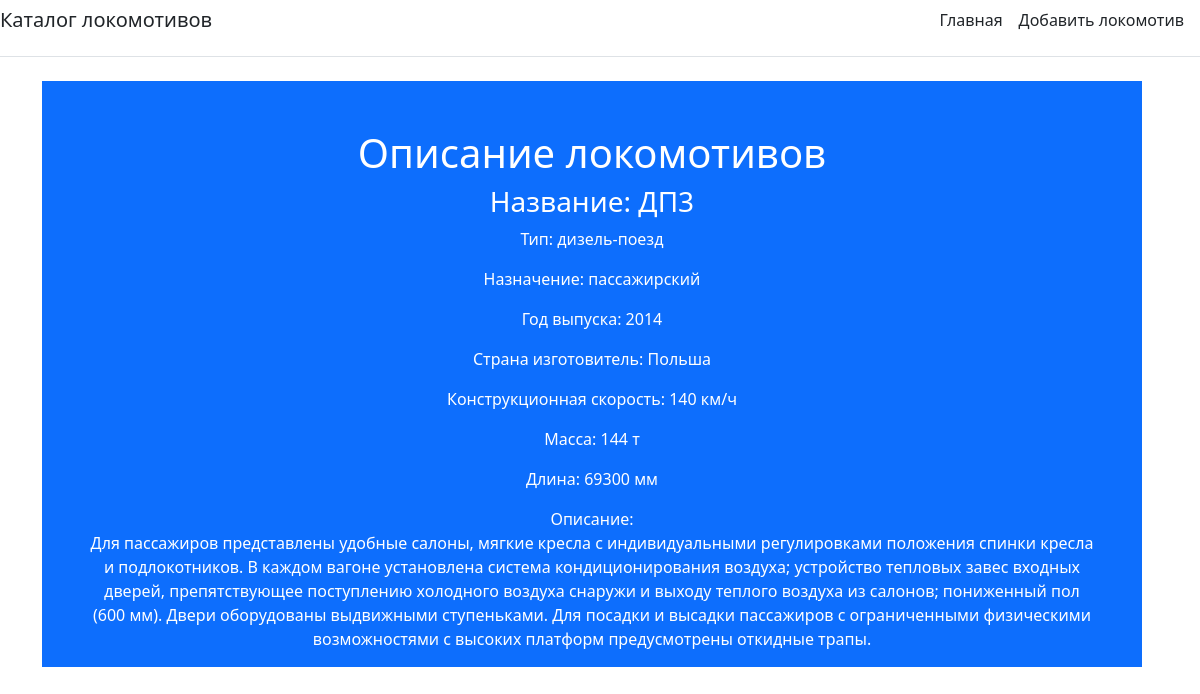
/about/6/, run on the app's committed database.
### main/models.py (models this page shows)
class Locomotive(models.Model):
    name_loc = models.CharField('Название:', max_length=50)
    type_loc = models.CharField('Тип:', max_length=50)
    function_loc = models.CharField('Назначение:', max_length=50)
    year = models.IntegerField('Год выпуска, год:')
    country_loc = models.CharField('Страна изготовитель:', max_length=50)
    construction_speed = models.IntegerField('Конструкционная скорость, км/ч:', max_length=50)
    weight_loc = models.IntegerField('Масса, т:', max_length=50)
    length_loc = models.IntegerField('Длина, мм:', max_length=50)
    description = models.TextField('Описание:')
    def __str__(self):
        return self.name_loc
    class Meta:
        verbose_name = 'Локомотив'
        verbose_name_plural = 'Локомотивы'

### main/views.py (the view)
# urls.py: path('about/<int:locomotive_id>/', views.about, name='about'),
def about(request, locomotive_id):
    locomotive = get_object_or_404(Locomotive, id=locomotive_id)
    print(locomotive)
    return render(request, 'main/about.html', {'title': 'Описание локомотива', 'locomotive': locomotive})

### main/templates/main/about.html (shortened to what this page needs)
{% extends 'main/base.html' %}
{% block content %}
<div class="bg-primary me-md-3 pt-3 px-3 pt-md-5 px-md-5 text-center text-white overflow-hidden">
    <h1>Описание локомотивов</h1>
    <h3>Название: {{ locomotive.name_loc }}</h3>
    <p>Тип: {{ locomotive.type_loc }}</p>
    <p>Назначение: {{ locomotive.function_loc }}</p>
    <p>Год выпуска: {{ locomotive.year }}</p>
    <p>Страна изготовитель: {{ locomotive.country_loc }}</p>
    <p>Конструкционная скорость: {{ locomotive.construction_speed }} км/ч</p>
    <p>Масса: {{ locomotive.weight_loc }} т</p>
    <p>Длина: {{ locomotive.length_loc }} мм</p>
    <p>Описание: <br>{{ locomotive.description }}</p>
</div>
{% endblock %}

### data on the page
Locomotive: name_loc "ДП3", type_loc "дизель-поезд", function_loc "пассажирский", year "2014", country_loc "Польша", construction_speed "140", weight_loc "144", length_loc "69300", description "Для пассажиров представлены удобные салоны, мягкие кресла с индивидуальными регулировками положения спинки кресла и подлокотников. В каждом вагоне установлена система кондиционирования воздуха; устройство тепловых завес входных дверей, препятствующее поступлению холодного воздуха снаружи и выходу теплого воздуха из салонов; пониженный пол (600 мм). Двери оборудованы выдвижными ступеньками. Для посадки и высадки пассажиров с ограниченными физическими возможностями с высоких платформ предусмотрены откидные трапы."
